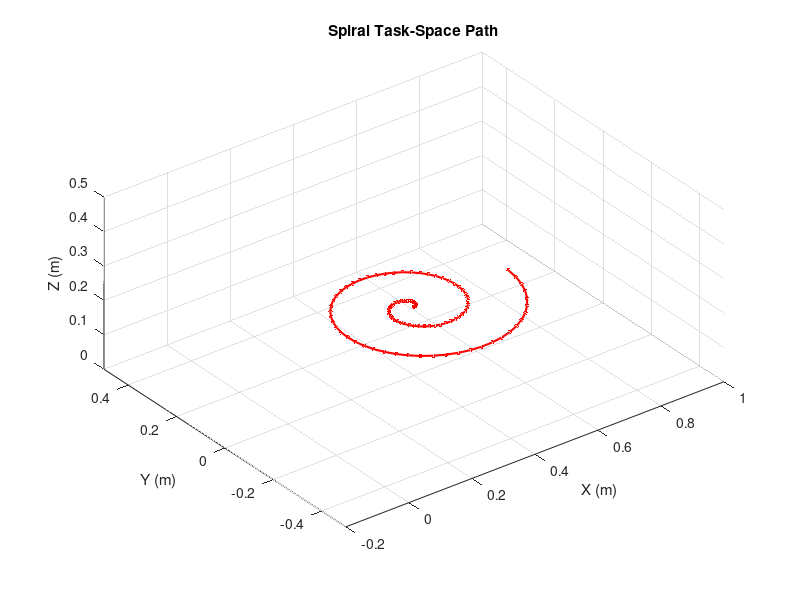

Reproduce this figure in MATLAB. (Note: this script raises an error after producing the figure.)
%% RBE/ME 501 - Robot Dynamics - Spring 2025
% Homework 3, Problem 3 - FABRIK Real Robot
% Instructor: L. Fichera, <loris@wpi.edu>

close all; clear; clc;

%% Initialize the model of the robot
link_lengths = [0.32; 0.225; 0.035; 0.225; 0.035; 0.055];
N_links = length(link_lengths);
N_points = N_links + 1;

%% Generate the task-space spiral path
nPts = 100;
fprintf('Generating task space path... ');
phi = linspace(0, 4*pi, nPts);
r = linspace(0, 0.3, nPts);
x = r .* cos(phi) + 0.4;
y = r .* sin(phi);
z = 0.2 * ones(1, nPts); % Flat spiral at constant height
path = [x; y; z];
fprintf('Done.\n');

%% Plot the spiral task-space path
figure;
plot3(path(1,:), path(2,:), path(3,:), 'r.-', 'MarkerSize', 10, 'LineWidth', 1.5);
grid on;
axis equal;
xlabel('X (m)');
ylabel('Y (m)');
zlabel('Z (m)');
title('Spiral Task-Space Path');
view(3);

xlim([-0.2 1]);
ylim([-0.5 0.5]);
zlim([0 0.5]);

%% Define joint rotation axes
joint_axes = [
    0 0 1;  % Joint 1 rotates about Z
    0 1 0;  % Joint 2 rotates about Y
    0 1 0;  % Joint 3 rotates about Y
    0 0 1;  % Joint 4 rotates about Z
    0 1 0;  % Joint 5 rotates about Y
    0 0 1;  % Joint 6 rotates about Z
];

%% Solve IK for each target point
tic;
solutions = cell(1, nPts);
joint_angles = cell(1, nPts);

for ii = 1:nPts
    % Initial straight configuration along Z
    joint_positions = zeros(N_points,3);
    for k = 2:N_points
        joint_positions(k,:) = joint_positions(k-1,:) + [0 0 link_lengths(k-1)];
    end

    target_pos = path(:,ii)';
    
    joint_positions_new = FABRIK_R(joint_positions, link_lengths, target_pos, 1e-3, 5000);
    
    solutions{ii} = joint_positions_new;
    joint_angles{ii} = extract_joint_angles(joint_positions_new, joint_axes);
end
totalTime = toc;

fprintf('Solved FABRIK for %d target positions!\n', nPts);
fprintf('Total time: %.3f seconds\n', totalTime);

%% Animate Robot Following the Spiral Path
figure;
hold on;
grid on;
axis equal;
xlabel('X (m)');
ylabel('Y (m)');
zlabel('Z (m)');
title('Robot Following Spiral Path (FABRIK with Moving Frames)');
view(3);

xlim([-1 1]);
ylim([-1 1]);
zlim([0 1.5]);

% Plot spiral path underneath
plot3(path(1,:), path(2,:), path(3,:), 'r--', 'LineWidth', 1.5);

h = plot3(0,0,0,'-o','LineWidth',2,'MarkerSize',6);

% Create video writer
v = VideoWriter('fabrik_spiral.mp4', 'MPEG-4');
v.Quality = 100;
v.FrameRate = 20;
open(v);

for ii = 1:nPts
    joint_positions = solutions{ii};
    
    set(h, 'XData', joint_positions(:,1), ...
           'YData', joint_positions(:,2), ...
           'ZData', joint_positions(:,3));
    
    drawnow;
    
    % Write frame to video
    frame = getframe(gcf);
    writeVideo(v, frame);
end

close(v); % Finalize video
fprintf('Video saved as fabrik_spiral.mp4\n');
